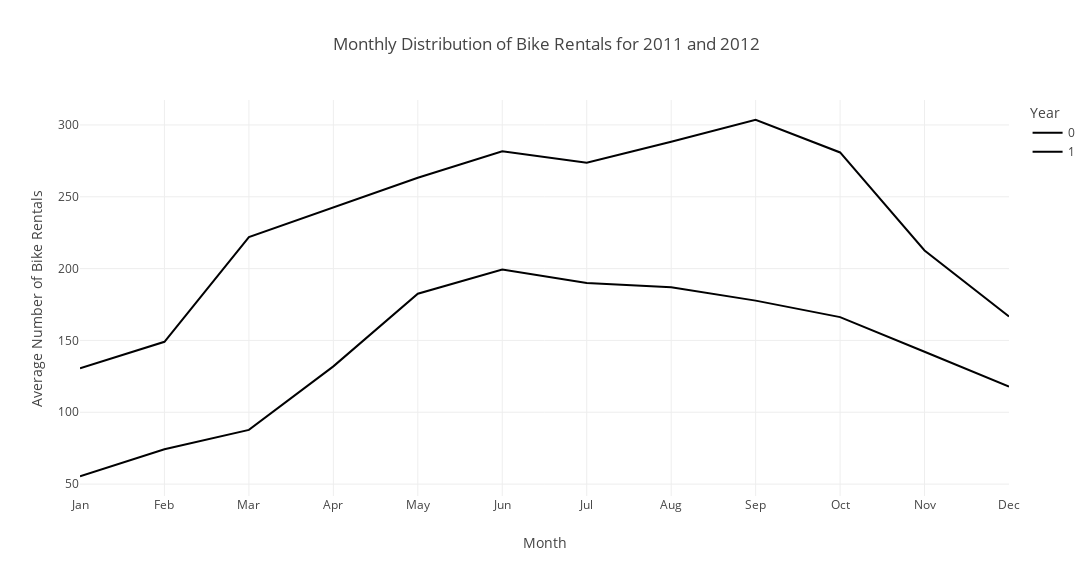

The code cell stored with this chart in its notebook:
### Markdown cell above
As we have observed before, commuting hours have the peak of rental bikes.

### Code cell
fig = plots.monthly_distribution(df, 1344, 576)
fig.show()

### Figure 1 — Plotly figure (JSON) as saved in the notebook; plotly's stock layout.template omitted (floating-point values rounded to 4 significant figures)
{"data": [{"hovertemplate": "Year=0<br>Month=%{x}<br>Average Number of Bike Rentals=%{y}<extra></extra>", "legendgroup": "0", "line": {"color": "#000001", "dash": "solid"}, "marker": {"symbol": "circle"}, "mode": "lines", "name": "0", "orientation": "v", "showlegend": true, "type": "scatter", "x": [1, 2, 3, 4, 5, 6, 7, 8, 9, 10, 11, 12], "xaxis": "x", "y": [55.51, 74.29, 87.73, 131.9, 182.6, 199.3, 190.0, 187.0, 177.7, 166.2, 142.1, 117.8], "yaxis": "y"}, {"hovertemplate": "Year=1<br>Month=%{x}<br>Average Number of Bike Rentals=%{y}<extra></extra>", "legendgroup": "1", "line": {"color": "#000002", "dash": "solid"}, "marker": {"symbol": "circle"}, "mode": "lines", "name": "1", "orientation": "v", "showlegend": true, "type": "scatter", "x": [1, 2, 3, 4, 5, 6, 7, 8, 9, 10, 11, 12], "xaxis": "x", "y": [130.6, 149.0, 221.9, 242.7, 263.3, 281.7, 273.7, 288.3, 303.6, 280.8, 212.6, 166.7], "yaxis": "y"}], "layout": {"height": 576, "legend": {"title": {"text": "Year"}, "tracegroupgap": 0}, "title": {"text": "Monthly Distribution of Bike Rentals for 2011 and 2012"}, "width": 1344, "xaxis": {"anchor": "y", "domain": [0, 1], "tickmode": "array", "ticktext": ["Jan", "Feb", "Mar", "Apr", "May", "Jun", "Jul", "Aug", "Sep", "Oct", "Nov", "Dec"], "tickvals": [1, 2, 3, 4, 5, 6, 7, 8, 9, 10, 11, 12], "title": {"text": "Month"}}, "yaxis": {"anchor": "x", "domain": [0, 1], "title": {"text": "Average Number of Bike Rentals"}}}}
